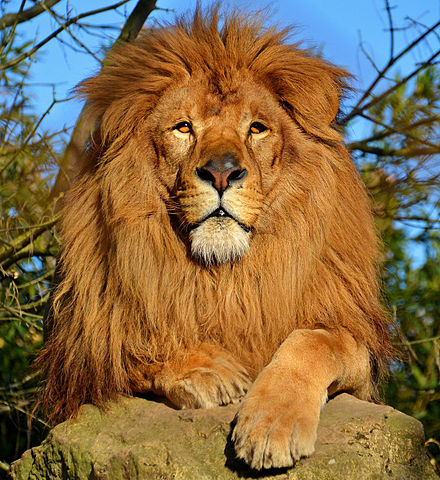
#> input picture lion.jpg, 440 x 480 px, found by its file name
$ python fundamentals-color.py
#> lines starting #> are read from the running program, lines starting #| are printed output that depends on the picture
import matplotlib.pyplot as plt
import cv2

# ################################################
# read a color image

channels = 3
channels_transparency = 4

color_imagepath = 'lion.jpg'

img = cv2.imread(color_imagepath)
#> img is the input picture: shape (480, 440, 3); mean B, G, R 71.2, 108.1, 134
print(f'image shape; without alpha channel (number of ch=3): {img.shape}')
#| image shape; without alpha channel (number of ch=3): (480, 440, 3)
# output: image shape: (480, 440, 3)

# ################################################
# image channels

# image in BGR colorspace
# plt.imshow(img)

# opencv thinks in BGR colorspace
# we need to convert that if we want to display image with matplotlib
# no need to convert when using cv2.imshow

# option 1:
# We can also use the following - It will reverse the order of the 3rd dimension i.e. channels
plt.imshow(img[:,:,::-1])

# option 2:
# convert BGR to RGB colorspace
# img = cv2.cvtColor(img,cv2.COLOR_BGR2RGB)
# plt.imshow(img)

plt.figure(figsize=[20,5])

# image matrix: last dimension is for BGR channel
plt.subplot(131);plt.imshow(img[:,:,0],cmap="gray");plt.title("Blue Channel")
plt.subplot(132);plt.imshow(img[:,:,1],cmap="gray");plt.title("Green Channel")
plt.subplot(133);plt.imshow(img[:,:,2],cmap="gray");plt.title("Red Channel")

plt.show()
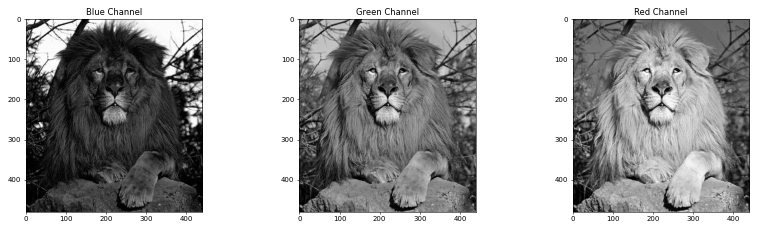
#> figure drawn by matplotlib, 3 panels

b, g, r = cv2.split(img)
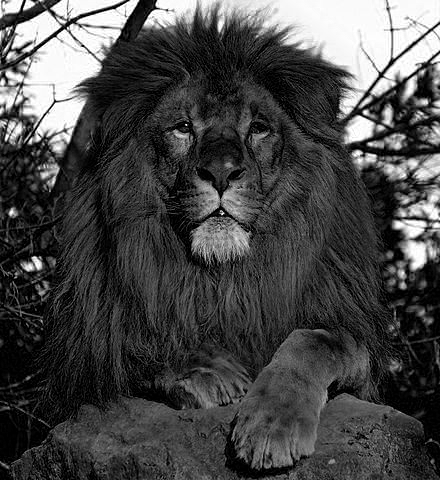
#> b: shape (480, 440); min 0, max 255, mean 71.2
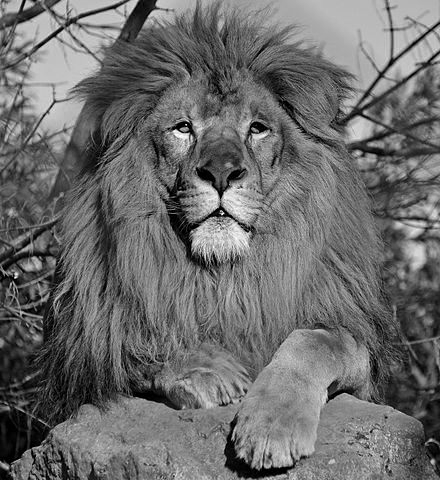
#> g: shape (480, 440); min 0, max 255, mean 108.1
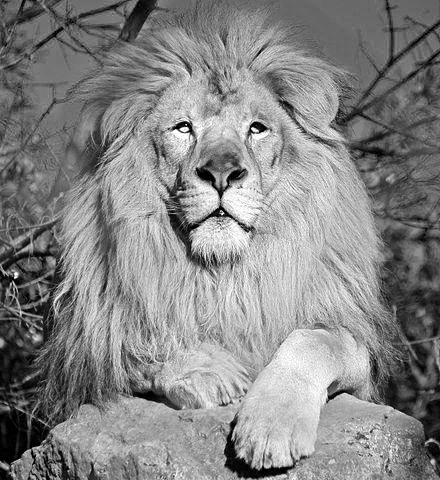
#> r: shape (480, 440); min 0, max 255, mean 134
print(b)
#> (printed output is left out)
